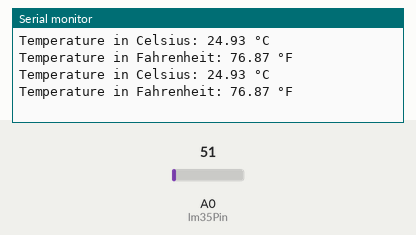
The sketch below on a simulated Arduino Uno, built with avr-gcc and run on an emulated ATmega328P. On the bench: the last lines printed to the serial monitor. The test bench sets the inputs (shaded band); at power-on: A0 (lm35Pin) = 51.

Above: at 1.8 s.
1.9 s: A0 (lm35Pin) set to 61
At 2.8 s:
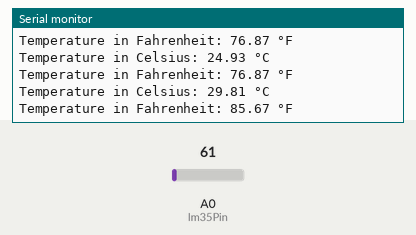
3.4 s: A0 (lm35Pin) set to 71
At 4.9 s:
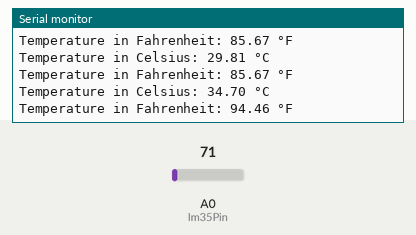
Timing chart, 0 to 6.4 s (numbered marks = the images above; inputs shaded):
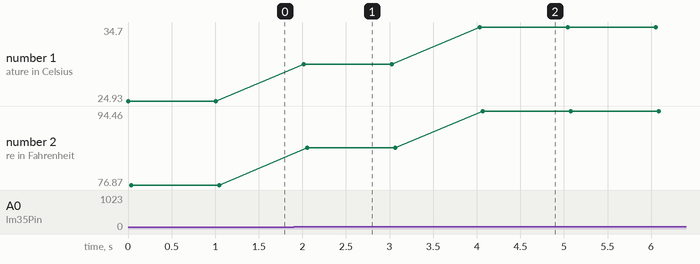

Measured:
- after the input at 1.9 s, the serial monitor: prints a new line after 0.12 s (image 1)
- after the input at 3.4 s, the serial monitor: prints a new line after 0.63 s (image 2)
- plotted number 1: 24.93 → 29.81 after the input at 1.9 s, 29.81 → 34.7 after the input at 3.4 s
- plotted number 2: 76.87 → 85.67 after the input at 1.9 s, 85.67 → 94.46 after the input at 3.4 s

The sketch:

LM35.ino
```cpp
int lm35Pin = A0;
float temperatureC;
float temperatureF;

void setup() {
  Serial.begin(9600);
}

void loop() {
  int sensorValue = analogRead(lm35Pin);
  float voltage = sensorValue * (5.0 / 1023.0);
  temperatureC = voltage * 100;  // 10mV per degree Celsius
   temperatureF = (temperatureC * 9.0 / 5.0) + 32.0;
  Serial.print("Temperature in Celsius: ");
  Serial.print(temperatureC);
  Serial.println(" °C");
  Serial.print("Temperature in Fahrenheit: ");
  Serial.print(temperatureF);
  Serial.println(" °F");
  delay(1000);
}
```
